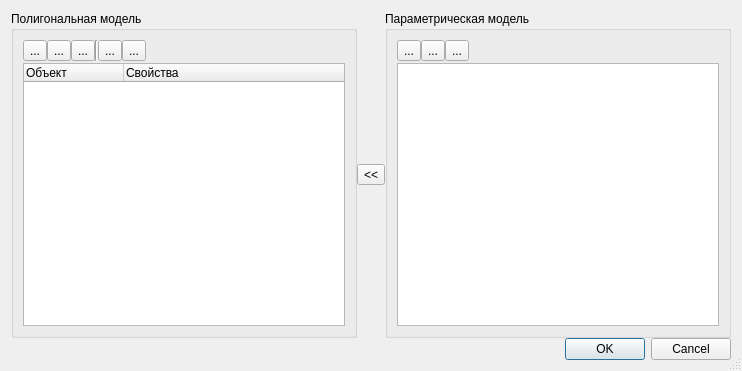
<?xml version="1.0" encoding="UTF-8"?>
<ui version="4.0">
 <class>PolygonalModelDialog</class>
 <widget class="QDialog" name="PolygonalModelDialog">
  <property name="geometry">
   <rect>
    <x>0</x>
    <y>0</y>
    <width>742</width>
    <height>371</height>
   </rect>
  </property>
  <property name="sizePolicy">
   <sizepolicy hsizetype="Preferred" vsizetype="Preferred">
    <horstretch>0</horstretch>
    <verstretch>0</verstretch>
   </sizepolicy>
  </property>
  <property name="windowTitle">
   <string>Dialog</string>
  </property>
  <property name="sizeGripEnabled">
   <bool>true</bool>
  </property>
  <property name="modal">
   <bool>true</bool>
  </property>
  <layout class="QVBoxLayout" name="verticalLayout_5">
   <property name="spacing">
    <number>0</number>
   </property>
   <item>
    <layout class="QHBoxLayout" name="horizontalLayout_3">
     <property name="spacing">
      <number>0</number>
     </property>
     <item>
      <widget class="QGroupBox" name="groupBox">
       <property name="title">
        <string>Полигональная модель</string>
       </property>
       <property name="flat">
        <bool>false</bool>
       </property>
       <layout class="QVBoxLayout" name="verticalLayout_2">
        <property name="spacing">
         <number>2</number>
        </property>
        <item>
         <layout class="QVBoxLayout" name="verticalLayout">
          <property name="spacing">
           <number>2</number>
          </property>
          <item>
           <layout class="QHBoxLayout" name="horizontalLayout">
            <property name="spacing">
             <number>0</number>
            </property>
            <item>
             <widget class="QToolButton" name="newModelButton">
              <property name="toolTip">
               <string>Создасть новую модель</string>
              </property>
              <property name="whatsThis">
               <string>Создать новую модель</string>
              </property>
              <property name="text">
               <string>...</string>
              </property>
              <property name="icon">
               <iconset resource="qzresources.qrc">
                <normaloff>:/icons/qzicons/16x16/new_document.png</normaloff>:/icons/qzicons/16x16/new_document.png</iconset>
              </property>
             </widget>
            </item>
            <item>
             <widget class="QToolButton" name="openModelButton">
              <property name="toolTip">
               <string>Загрузить модель из файла</string>
              </property>
              <property name="whatsThis">
               <string>Загрузить модель из файла</string>
              </property>
              <property name="text">
               <string>...</string>
              </property>
              <property name="icon">
               <iconset resource="qzresources.qrc">
                <normaloff>:/icons/qzicons/16x16/folder.png</normaloff>:/icons/qzicons/16x16/folder.png</iconset>
              </property>
             </widget>
            </item>
            <item>
             <widget class="QToolButton" name="saveModelButton">
              <property name="toolTip">
               <string>Сохранить модель в файл</string>
              </property>
              <property name="statusTip">
               <string/>
              </property>
              <property name="whatsThis">
               <string>Сохранить модель в файл</string>
              </property>
              <property name="text">
               <string>...</string>
              </property>
              <property name="icon">
               <iconset resource="qzresources.qrc">
                <normaloff>:/icons/qzicons/16x16/save.png</normaloff>:/icons/qzicons/16x16/save.png</iconset>
              </property>
             </widget>
            </item>
            <item>
             <widget class="Line" name="line">
              <property name="orientation">
               <enum>Qt::Vertical</enum>
              </property>
             </widget>
            </item>
            <item>
             <widget class="QToolButton" name="addQuadButton">
              <property name="toolTip">
               <string>Добавить четырехугольную область</string>
              </property>
              <property name="whatsThis">
               <string>Добавить четырехугольную область</string>
              </property>
              <property name="text">
               <string>...</string>
              </property>
              <property name="icon">
               <iconset resource="qzresources.qrc">
                <normaloff>:/icons/qzicons/iso_quads.png</normaloff>:/icons/qzicons/iso_quads.png</iconset>
              </property>
             </widget>
            </item>
            <item>
             <widget class="QToolButton" name="addTriangleButton">
              <property name="toolTip">
               <string>Добавить треугольную область</string>
              </property>
              <property name="whatsThis">
               <string>Добавить треугольную область</string>
              </property>
              <property name="text">
               <string>...</string>
              </property>
              <property name="icon">
               <iconset resource="qzresources.qrc">
                <normaloff>:/icons/qzicons/bary_quads.png</normaloff>:/icons/qzicons/bary_quads.png</iconset>
              </property>
             </widget>
            </item>
            <item>
             <spacer name="horizontalSpacer">
              <property name="orientation">
               <enum>Qt::Horizontal</enum>
              </property>
              <property name="sizeHint" stdset="0">
               <size>
                <width>40</width>
                <height>20</height>
               </size>
              </property>
             </spacer>
            </item>
           </layout>
          </item>
          <item>
           <widget class="QTreeWidget" name="treeWidget">
            <property name="toolTip">
             <string>Список элементарных областей</string>
            </property>
            <attribute name="headerDefaultSectionSize">
             <number>100</number>
            </attribute>
            <column>
             <property name="text">
              <string>Объект</string>
             </property>
            </column>
            <column>
             <property name="text">
              <string>Свойства</string>
             </property>
            </column>
           </widget>
          </item>
         </layout>
        </item>
       </layout>
      </widget>
     </item>
     <item>
      <layout class="QVBoxLayout" name="verticalLayout_4">
       <property name="spacing">
        <number>2</number>
       </property>
       <item>
        <spacer name="verticalSpacer_2">
         <property name="orientation">
          <enum>Qt::Vertical</enum>
         </property>
         <property name="sizeHint" stdset="0">
          <size>
           <width>20</width>
           <height>10</height>
          </size>
         </property>
        </spacer>
       </item>
       <item>
        <widget class="QToolButton" name="buildModelButton">
         <property name="toolTip">
          <string>Сформировать параметрическую модель</string>
         </property>
         <property name="whatsThis">
          <string>Сформировать параметрическую модель</string>
         </property>
         <property name="text">
          <string>&lt;&lt;</string>
         </property>
        </widget>
       </item>
       <item>
        <spacer name="verticalSpacer">
         <property name="orientation">
          <enum>Qt::Vertical</enum>
         </property>
         <property name="sizeHint" stdset="0">
          <size>
           <width>20</width>
           <height>10</height>
          </size>
         </property>
        </spacer>
       </item>
      </layout>
     </item>
     <item>
      <widget class="QGroupBox" name="groupBox_2">
       <property name="title">
        <string>Параметрическая модель</string>
       </property>
       <layout class="QVBoxLayout" name="verticalLayout_3">
        <property name="spacing">
         <number>2</number>
        </property>
        <item>
         <layout class="QHBoxLayout" name="horizontalLayout_2">
          <property name="spacing">
           <number>0</number>
          </property>
          <item>
           <widget class="QToolButton" name="newParametricModelButton">
            <property name="toolTip">
             <string>Создасть новую параметрическую модель модель</string>
            </property>
            <property name="whatsThis">
             <string>Создасть новую параметрическую модель модель</string>
            </property>
            <property name="text">
             <string>...</string>
            </property>
            <property name="icon">
             <iconset resource="qzresources.qrc">
              <normaloff>:/icons/qzicons/16x16/new_document.png</normaloff>:/icons/qzicons/16x16/new_document.png</iconset>
            </property>
           </widget>
          </item>
          <item>
           <widget class="QToolButton" name="openParametricModelButton">
            <property name="toolTip">
             <string>Загрузить параметрическую модель из файла</string>
            </property>
            <property name="whatsThis">
             <string>Загрузить параметрическую модель из файла</string>
            </property>
            <property name="text">
             <string>...</string>
            </property>
            <property name="icon">
             <iconset resource="qzresources.qrc">
              <normaloff>:/icons/qzicons/16x16/folder.png</normaloff>:/icons/qzicons/16x16/folder.png</iconset>
            </property>
           </widget>
          </item>
          <item>
           <widget class="QToolButton" name="saveParametricModelButton">
            <property name="toolTip">
             <string>Сохранить параметрическую модель в файл</string>
            </property>
            <property name="statusTip">
             <string/>
            </property>
            <property name="whatsThis">
             <string>Сохранить параметрическую модель в файл</string>
            </property>
            <property name="text">
             <string>...</string>
            </property>
            <property name="icon">
             <iconset resource="qzresources.qrc">
              <normaloff>:/icons/qzicons/16x16/save.png</normaloff>:/icons/qzicons/16x16/save.png</iconset>
            </property>
           </widget>
          </item>
          <item>
           <spacer name="horizontalSpacer_2">
            <property name="orientation">
             <enum>Qt::Horizontal</enum>
            </property>
            <property name="sizeHint" stdset="0">
             <size>
              <width>40</width>
              <height>20</height>
             </size>
            </property>
           </spacer>
          </item>
         </layout>
        </item>
        <item>
         <widget class="QTextEdit" name="textEdit">
          <property name="font">
           <font>
            <family>Courier New</family>
            <pointsize>10</pointsize>
           </font>
          </property>
          <property name="tabStopWidth">
           <number>15</number>
          </property>
         </widget>
        </item>
       </layout>
      </widget>
     </item>
    </layout>
   </item>
   <item>
    <widget class="QDialogButtonBox" name="buttonBox">
     <property name="orientation">
      <enum>Qt::Horizontal</enum>
     </property>
     <property name="standardButtons">
      <set>QDialogButtonBox::Cancel|QDialogButtonBox::Ok</set>
     </property>
    </widget>
   </item>
  </layout>
 </widget>
 <resources>
  <include location="qzresources.qrc"/>
 </resources>
 <connections>
  <connection>
   <sender>buttonBox</sender>
   <signal>accepted()</signal>
   <receiver>PolygonalModelDialog</receiver>
   <slot>accept()</slot>
   <hints>
    <hint type="sourcelabel">
     <x>248</x>
     <y>254</y>
    </hint>
    <hint type="destinationlabel">
     <x>157</x>
     <y>274</y>
    </hint>
   </hints>
  </connection>
  <connection>
   <sender>buttonBox</sender>
   <signal>rejected()</signal>
   <receiver>PolygonalModelDialog</receiver>
   <slot>reject()</slot>
   <hints>
    <hint type="sourcelabel">
     <x>316</x>
     <y>260</y>
    </hint>
    <hint type="destinationlabel">
     <x>286</x>
     <y>274</y>
    </hint>
   </hints>
  </connection>
 </connections>
</ui>
